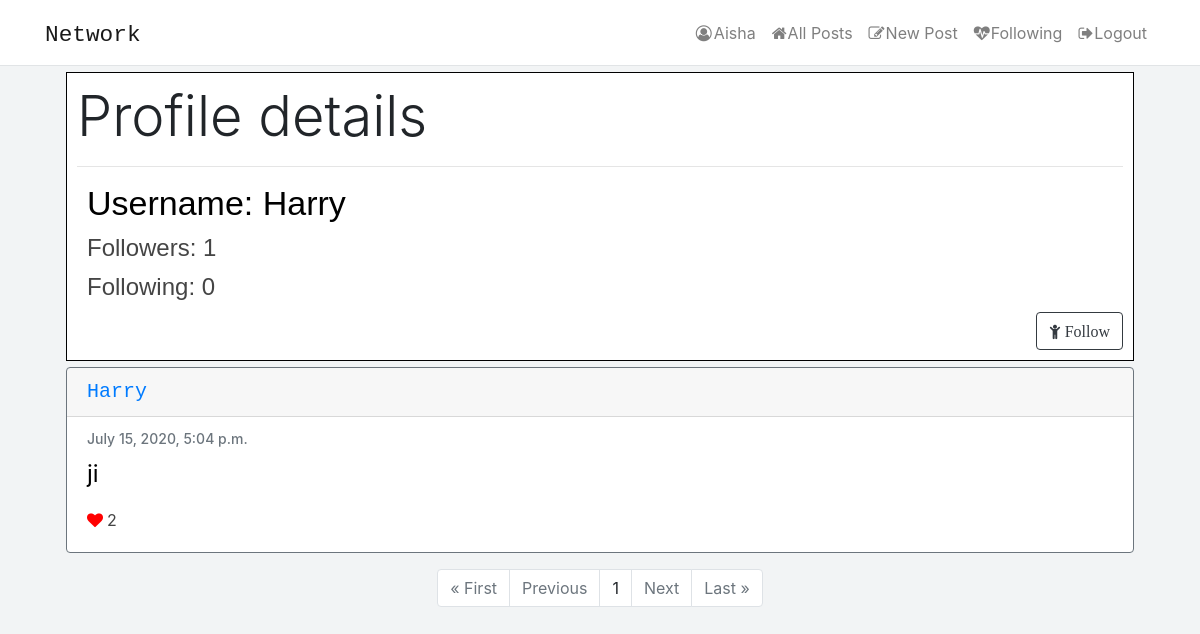
The app's page /profile/harry (signed in) with its own data.
### network/models.py (models this page shows, shortened)
class User(AbstractUser):
    pass

class Post(models.Model):
    content = models.CharField(max_length=255)
    user = models.ForeignKey('User', on_delete=models.CASCADE, related_name='author')
    date = models.DateTimeField(default=datetime.now())
    liked = models.ManyToManyField('User', default = None, blank = True, related_name='post_likes')

### network/views.py (the view, shortened to what this page needs)
# urls.py: path("profile/<str:username>", views.profile, name="profile"),
def profile(request, username):
    if request.method == "GET":
        current_user = request.user
        profileuser = get_object_or_404(User, username=username)
        posts = Post.objects.filter(user=profileuser).order_by('id').reverse()
        follower = Profile.objects.filter(target=profileuser)
        following = Profile.objects.filter(follower=profileuser)
        if request.user.is_anonymous:
            return redirect("login")
        else:
            following_each_other = Profile.objects.filter(follower=current_user, target = profileuser)
            totalfollower = len(follower)
            totalfollowing = len(following)
            paginator = Paginator(posts, 10)
            page_number = request.GET.get('page')
            page_obj = paginator.get_page(page_number)
            return render(request, "network/profile.html" , {'profileuser': profileuser,
            'page_obj': page_obj, 'follower': totalfollower, 'following': totalfollowing,
            'followingEachOther':following_each_other})

### network/templates/network/profile.html (shortened to what this page needs)
{% extends 'network/layout.html' %}
{% load static %}
{% block body %}
<div class="container" >
    <div style="border: 1px solid black; padding: 10px; background-color: white; margin: 6px;">
        <h3 class="display-4">Profile details</h3>
        <hr>
        <h4 class="details-name">Username: {{profileuser.username|title}}</h4>
        <h4 class="details-follow" >Followers: {{follower}}</h4>
        <h4 class="details-follow">Following: {{following}}</h4>
        {% if user.username != profileuser.username %}
            {% if not followingEachOther %}
            <form class="text-right" method="post" action="{% url 'profile' username=profileuser.username %}">
                <button class="btn btn-outline-dark" type="submit" value="Follow"><i class="fa fa-child"> Follow</i></button>
            </form>
            {% elif followingEachOther %}
            <form class="text-right" method="post" action="{% url 'profile' username=profileuser.username %}">
                {% csrf_token %}
               <button class="btn btn-outline-dark" type="submit" value="Unfollow"><i class="fa fa-window-close-o"> Unfollow</i></button>
            </form>
            {% endif %}
        {% endif %}
    </div>
</div>
<div class="container">
    {% for post in page_obj %}
    <div class="card border-secondary mb-3" style="width:auto; margin:6px;">
        <h5 class="card-header"><a href="{% url 'profile' username=post.user %}">{{post.user|title}}</a></h5>
        <div class="card-body text-secondary">
            <h6 class="card-subtitle mb-2 text-muted">{{post.date}}</h6>
            <p class="card-text">{{post.content}}</p>
            {% if user.is_authenticated %}
                {% if request.user == post.user %}
                <a href="{% url 'edit' post_id=post.id%}" class="edit" style="right: 20px;">Edit</a>
                {% elif request.user in post.liked.all %}
                    <a class="likebutton" href="#" data-catid="{{ post.id }}" id="{{post.id}}" data-total="{{post.liked.all.count}}"  data-value="Unlike" value="submit"><i class="fa fa-heart" id="heart{{post.id}}" style="margin-right: 4px; color:red;"></i><span id="liked{{post.id}}">{{post.liked.all.count}}</span></a>
                    {% else %}
                    <a class="likebutton" href="#" data-catid="{{ post.id }}" id="{{post.id}}" data-total="{{post.liked.all.count}}"  data-value="Like" value="submit"><i class="fa fa-heart" id="heart{{post.id}}" style="margin-right: 4px; color:black;"></i><span id="liked{{post.id}}">{{post.liked.all.count}}</span></a>
                {% endif %}
            {% else %}
                <p>Likes: {{post.liked.all.count}}</p>
            {% endif %}
        </div>
    </div>
    {% endfor %}
</div>
<div class="container">
    <ul class="pagination justify-content-center">
        {% if page_obj.has_previous %}
            <li class="page-item"><a href="?page=1" class="page-link">&laquo; First</a></li>
            <li class="page-item"><a href="?page={{ page_obj.previous_page_number }}" class="page-link">Previous</a></li>
        {% else %}
        <li class="page-item disabled"><a class="page-link">&laquo; First</a></li>
        <li class="page-item disabled"><a class="page-link">Previous</a></li>
        {% endif %}
            <li class="page-item"><a class="page-link">{{ page_obj.number }}</a></li>
        {% if page_obj.has_next %}
        <li class="page-item"><a href="?page={{ page_obj.next_page_number }}" class="page-link">Next</a></li>
        <li class="page-item"><a href="?page={{ page_obj.paginator.num_pages }}" class="page-link">Last &raquo;</a></li>
        {% else %}
        <li class="page-item disabled"><a class="page-link">Next</a></li>
        <li class="page-item disabled"><a class="page-link">Last &raquo;</a></li>
        {% endif %}
    </ul>
</div>
{% endblock %}

### network/templates/network/layout.html (shortened to what this page needs)
{% load static %}
<!DOCTYPE html>
<html lang="en">
    <head>
        <link rel="stylesheet" href="https://stackpath.bootstrapcdn.com/bootstrap/4.4.1/css/bootstrap.min.css">
        <link href="{% static 'network/styles.css' %}" rel="stylesheet">
        <link rel="stylesheet" href="https://cdnjs.cloudflare.com/ajax/libs/font-awesome/4.7.0/css/font-awesome.min.css">
    </head>
    <body>
            <nav class="navbar navbar-expand-lg navbar-light bg-light">
                <div class="container">
                    <a class="navbar-brand network" href="{% url 'index' %}"><code>Network</code></a>
                    <div>
                        <ul class="navbar-nav mr-auto">
                            {% if user.is_authenticated %}
                            <ul class="navbar-nav ml-auto">
                                <li class="nav-item dropdown">
                                  <a class="nav-link" href="{% url 'profile' username=user.username %}">
                                    <i class="fa fa-user-circle-o" style="margin-right: 2px;"></i>{{ request.user|title }}
                                  </a>
                                </li>
                              </ul>
                            {% endif %}
                            <li class="nav-item">
                            <a class="nav-link " href="{% url 'index' %}"><i class="fa fa-home" style="margin-right: 1px;"></i>All Posts</a>
                            </li>
                            {% if user.is_authenticated %}
                                <li class="nav-item">
                                    <a class="nav-link" href="{% url 'newpost' username=user.username %}"><i class="fa fa-pencil-square-o" style="margin-right: 1px;"></i>New Post</a>
                                </li>
                                <li class="nav-item">
                                    <a class="nav-link" href="{% url 'following' username=user.username %}"><i class="fa fa-heartbeat" style="margin-right: 1px;"></i>Following</a>
                                </li>
                                <li class="nav-item">
                                    <a class="nav-link" href="{% url 'logout' %}"><i class="fa fa-sign-out" style="margin-right: 1px;"></i>Logout</a>
                                </li>
                            {% endif %}
                        </ul>
                    </div>
                </div>
            </nav>
        <div class="container">
            <div class="body">
                {% block body %}
                {% endblock %}
            </div>
        </div>
</html>

### network/static/network/styles.css (style rules this page uses)
body { background-color: #f2f4f5; }
.navbar { background-color:white !important; border-bottom: solid #e1e4e6 1px; }
.likebutton ,.edit { color:#454545; }
.card-header { font-size:20px; font-family: monospace; }
.card-subtitle { font-size:14px; }
.card-text { font-size:24px; color:black; }
.network { font-size: 26px; color:black; font-family: 'Franklin Gothic Medium', 'Arial Narrow', Arial, sans-serif; }
.details-follow { font-size: 24px; margin:10px; color: #454545; font-family: 'Gill Sans', 'Gill Sans MT', Calibri, 'Trebuchet MS', sans-serif; }
.details-name { font-size: 34px; margin:10px; color: black; font-family: 'Gill Sans', 'Gill Sans MT', Calibri, 'Trebuchet MS', sans-serif; }

### records on screen
User: user "Aisha"
User: username "Harry"
Post: user "Harry", date "July 15, 2020, 5:04 p.m.", content "ji", liked.all.count "2"

### other values on screen
{{ follower }} "1"
{{ following }} "0"
{{ page_obj.number }} "1"
